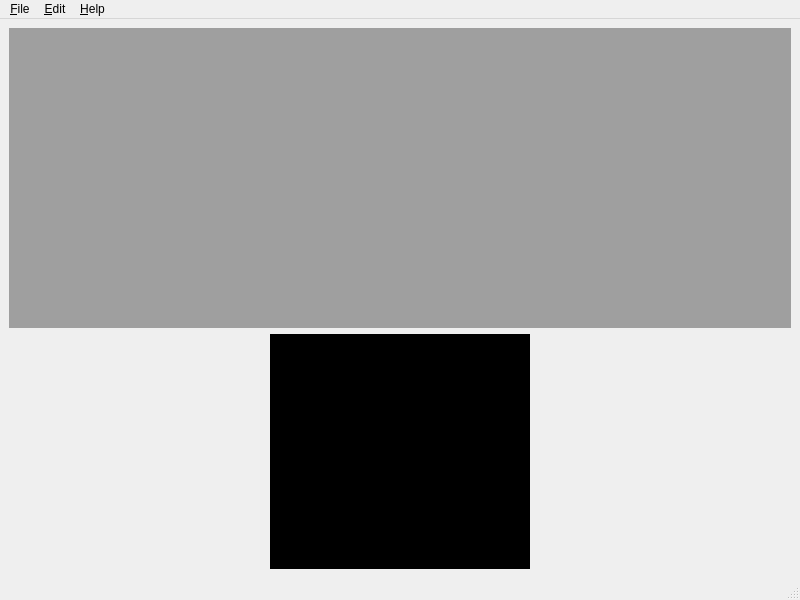
<?xml version="1.0" encoding="UTF-8"?>
<ui version="4.0">
 <class>MainWindow</class>
 <widget class="QMainWindow" name="MainWindow">
  <property name="geometry">
   <rect>
    <x>0</x>
    <y>0</y>
    <width>800</width>
    <height>600</height>
   </rect>
  </property>
  <property name="windowTitle">
   <string>VIA Annotation Organizer</string>
  </property>
  <widget class="QWidget" name="centralwidget">
   <layout class="QVBoxLayout" name="verticalLayout">
    <item>
     <widget class="QMdiArea" name="mdiArea">
      <property name="maximumSize">
       <size>
        <width>16777215</width>
        <height>300</height>
       </size>
      </property>
      <property name="activationOrder">
       <enum>QMdiArea::CreationOrder</enum>
      </property>
      <property name="viewMode">
       <enum>QMdiArea::SubWindowView</enum>
      </property>
     </widget>
    </item>
    <item>
     <layout class="QHBoxLayout" name="horizontalLayout">
      <item>
       <spacer name="horizontalSpacer">
        <property name="orientation">
         <enum>Qt::Horizontal</enum>
        </property>
        <property name="sizeHint" stdset="0">
         <size>
          <width>40</width>
          <height>20</height>
         </size>
        </property>
       </spacer>
      </item>
      <item>
       <widget class="QGraphicsView" name="graphicsView">
        <property name="minimumSize">
         <size>
          <width>200</width>
          <height>0</height>
         </size>
        </property>
        <property name="acceptDrops">
         <bool>false</bool>
        </property>
        <property name="styleSheet">
         <string notr="true">background-color: rgb(0, 0, 0);</string>
        </property>
        <property name="frameShape">
         <enum>QFrame::StyledPanel</enum>
        </property>
       </widget>
      </item>
      <item>
       <spacer name="horizontalSpacer_2">
        <property name="orientation">
         <enum>Qt::Horizontal</enum>
        </property>
        <property name="sizeHint" stdset="0">
         <size>
          <width>40</width>
          <height>20</height>
         </size>
        </property>
       </spacer>
      </item>
     </layout>
    </item>
   </layout>
  </widget>
  <widget class="QMenuBar" name="menubar">
   <property name="geometry">
    <rect>
     <x>0</x>
     <y>0</y>
     <width>800</width>
     <height>25</height>
    </rect>
   </property>
   <widget class="QMenu" name="menu_File">
    <property name="title">
     <string>&amp;File</string>
    </property>
    <addaction name="actionOpen_Image_Directory"/>
    <addaction name="actionOpen_Source"/>
    <addaction name="actionOpen_Destination"/>
    <addaction name="actionNew_Destination"/>
    <addaction name="separator"/>
    <addaction name="action_Save"/>
    <addaction name="actionSave_As"/>
    <addaction name="separator"/>
    <addaction name="action_Quit"/>
   </widget>
   <widget class="QMenu" name="menu_Edit">
    <property name="title">
     <string>&amp;Edit</string>
    </property>
    <addaction name="action_Delete"/>
    <addaction name="separator"/>
    <addaction name="actionConvert_to_simple_name"/>
    <addaction name="actionConvert_to_VIA_naming"/>
    <addaction name="separator"/>
    <addaction name="actionZoom_In"/>
    <addaction name="actionZoom_Out"/>
    <addaction name="separator"/>
    <addaction name="actionPrevAnnotation"/>
    <addaction name="actionNextAnnotation"/>
    <addaction name="separator"/>
    <addaction name="actionPrev_Region"/>
    <addaction name="actionNext_Region"/>
    <addaction name="separator"/>
    <addaction name="actionSwitch_Tab"/>
   </widget>
   <widget class="QMenu" name="menu_Quit">
    <property name="title">
     <string>&amp;Help</string>
    </property>
   </widget>
   <addaction name="menu_File"/>
   <addaction name="menu_Edit"/>
   <addaction name="menu_Quit"/>
  </widget>
  <widget class="QStatusBar" name="statusbar"/>
  <action name="actionOpen_Destination">
   <property name="text">
    <string>Open Destination</string>
   </property>
  </action>
  <action name="action_Save">
   <property name="text">
    <string>&amp;Save</string>
   </property>
   <property name="shortcut">
    <string>Ctrl+S</string>
   </property>
  </action>
  <action name="action_Delete">
   <property name="text">
    <string>&amp;Delete</string>
   </property>
   <property name="shortcut">
    <string>Del, Backspace</string>
   </property>
  </action>
  <action name="action_Quit">
   <property name="text">
    <string>&amp;Quit</string>
   </property>
  </action>
  <action name="actionConvert_to_simple_name">
   <property name="text">
    <string>Convert to &amp;Simple naming</string>
   </property>
  </action>
  <action name="actionConvert_to_VIA_naming">
   <property name="text">
    <string>Convert to &amp;VIA naming</string>
   </property>
  </action>
  <action name="actionZoom_In">
   <property name="text">
    <string>Zoom In</string>
   </property>
   <property name="shortcut">
    <string>=</string>
   </property>
  </action>
  <action name="actionZoom_Out">
   <property name="text">
    <string>Zoom Out</string>
   </property>
   <property name="shortcut">
    <string>-</string>
   </property>
  </action>
  <action name="actionNextAnnotation">
   <property name="text">
    <string>Next Annotation</string>
   </property>
   <property name="shortcut">
    <string>Right</string>
   </property>
  </action>
  <action name="actionPrevAnnotation">
   <property name="text">
    <string>Prev Annotation</string>
   </property>
   <property name="shortcut">
    <string>Left</string>
   </property>
  </action>
  <action name="actionPrev_Region">
   <property name="text">
    <string>Prev Region</string>
   </property>
   <property name="shortcut">
    <string>Up</string>
   </property>
  </action>
  <action name="actionNext_Region">
   <property name="text">
    <string>Next Region</string>
   </property>
   <property name="shortcut">
    <string>Down</string>
   </property>
  </action>
  <action name="actionSwitch_Tab">
   <property name="text">
    <string>Switch Tab</string>
   </property>
   <property name="shortcut">
    <string>/</string>
   </property>
  </action>
  <action name="actionOpen_Source">
   <property name="text">
    <string>Open Source</string>
   </property>
  </action>
  <action name="actionNew_Destination">
   <property name="text">
    <string>New Destination</string>
   </property>
  </action>
  <action name="actionOpen_Image_Directory">
   <property name="text">
    <string>Open Image Directory</string>
   </property>
  </action>
  <action name="actionSave_As">
   <property name="text">
    <string>Save As</string>
   </property>
  </action>
 </widget>
 <resources/>
 <connections/>
</ui>
